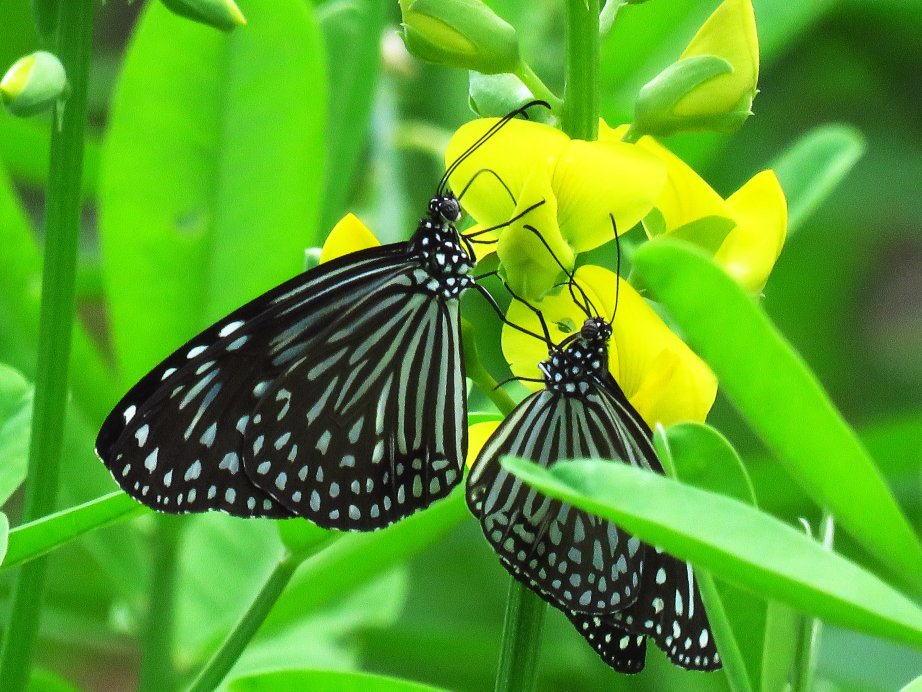
#> input picture machine learning/basic/animal-biology-bloom-blossom-460067.jpg, 4608 x 3456 px (shown at 1/5 size)
$ jupyter execute image-rotate.ipynb
#> lines starting #> are read from the running program, lines starting #| are printed output that depends on the picture; long printed decimals are rounded
# How Image Rotated?

Here we talk about rotate an image using SO(2).

rotate by its coordinate.

[cell 1]
import numpy as np
import matplotlib.pyplot as plt
import PIL
import itertools

image come from [https://www.pexels.com/photo/animal-biology-bloom-blossom-460067/](https://www.pexels.com/photo/animal-biology-bloom-blossom-460067/)

[cell 2]
Img = PIL.Image.open("./animal-biology-bloom-blossom-460067.jpg")
#> Img is the input picture: PIL image 4608x3456 RGB; mean R, G, B 88.6, 159.5, 38.8

Img = Img.resize((Img.size[0] // 16, Img.size[1] // 16))
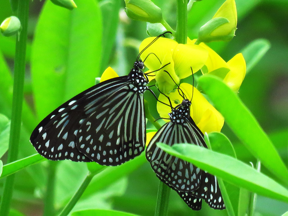
#> Img: PIL image 288x216 RGB; mean R, G, B 88.6, 159.5, 38.8

Img = np.asarray(Img)
plt.imshow(Img)
plt.axis('off')
plt.show()

$$
SO(2) = \begin{bmatrix}
    cos(x) & -sin(x)\\
    sin(x) &  cos(x)
\end{bmatrix}
$$

[cell 3]
def SO2(angle):
    cox = np.cos(angle)
    six = np.sin(angle)
    return np.asarray([[cox, -six], [six, cox]])

Rotate the image at its center.

[cell 4]
Img.shape
#> Out = (216, 288, 3)

[cell 5]
midW, midH, _ = np.asarray(Img.shape) // 2
#> midW = 108; midH = 144

[cell 6]
outCorner = np.asarray([
    [-midW,  midH],
    [ midW,  midH],
    [ midW, -midH],
    [-midW, -midH]
]) @ SO2(np.pi/3)

print(outCorner)
#| [[  70.708  165.531]
#|  [ 178.708  -21.531]
#|  [ -70.708 -165.531]
#|  [-178.708   21.531]]

outW, outH = np.ceil(outCorner.max(0) - outCorner.min(0)).astype(np.int32)
#> outW = 358; outH = 332
print(outW, outH)
#| 358 332

[cell 7]
outImg = np.zeros((outW, outH, 3), dtype=Img.dtype)
print(outImg.shape)
#| (358, 332, 3)

[cell 8]
midOutW, midOutH = outW//2, outH//2
#> midOutW = 179; midOutH = 166

inverse of SO(2) is its transpose

[cell 9]
rot = SO2(np.pi/3).T
print(rot)

[cell 10]
midWH = np.array([midW, midH])
#> midWH = [108, 144]
for i,j in itertools.product(range(-midOutW, midOutW), range(-midOutH, midOutH)):
    w,h = np.dot([i,j], rot) + midWH
    w,h = np.floor([w,h]).astype(np.int32)
    if w < 0 or h < 0 or w >= Img.shape[0] or h >= Img.shape[1]:
        # out of bound
        continue
    outImg[i+midOutW,j+midOutH] = Img[w,h]
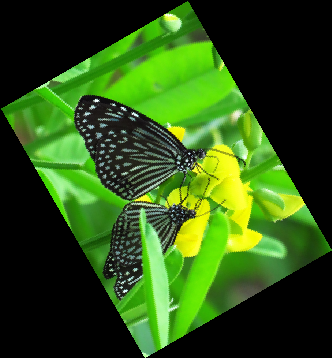
#> outImg: shape (358, 332, 3); mean R, G, B 46.3, 83.5, 20.3

$ run again, with machine learning/basic/alex-tai-FKf4ixzVz_8-unsplash.jpg copied over machine learning/basic/animal-biology-bloom-blossom-460067.jpg
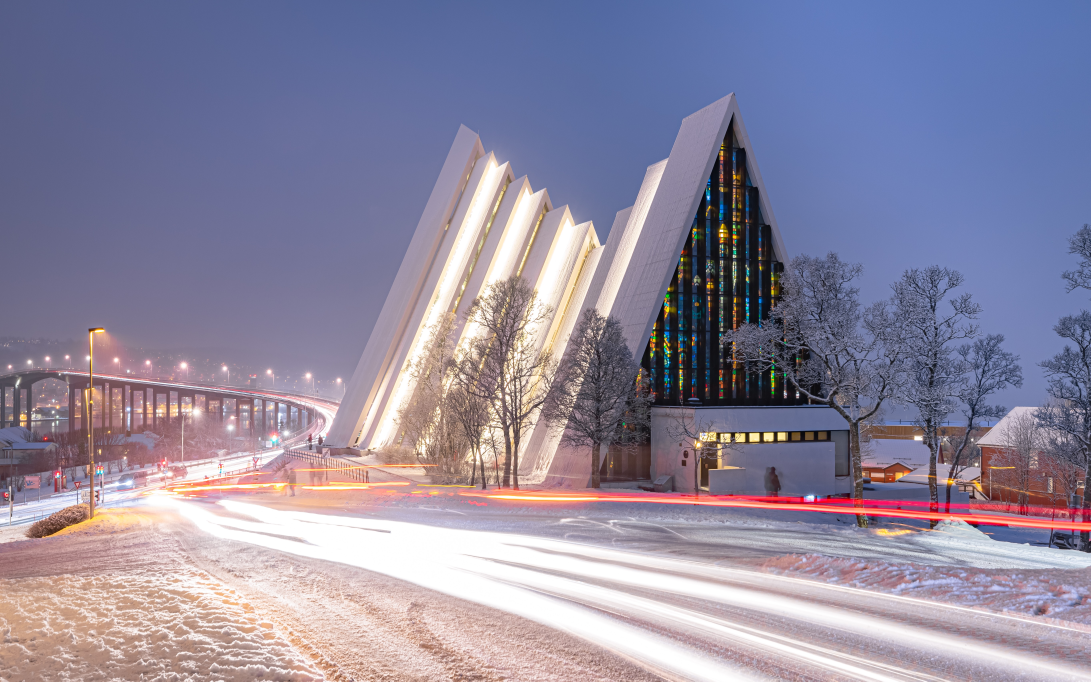
#> input picture machine learning/basic/alex-tai-FKf4ixzVz_8-unsplash.jpg, 5453 x 3408 px (shown at 1/5 size)
#> Img is the input picture: PIL image 5453x3408 RGB; mean R, G, B 142.1, 136.4, 158.8
#> `Img = Img.resize((Img.size[0] // 16, Img.size[1] // 16))`:
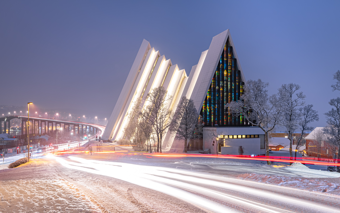
#> Img: PIL image 340x213 RGB; mean R, G, B 142.1, 136.4, 158.8
#| [[  94.224  176.799 ]
#|  [ 200.224   -6.799 ]
#|  [ -94.224 -176.799 ]
#|  [-200.224    6.799 ]]
#| 401 354
#| (401, 354, 3)
#> after the loop `for i,j in itertools.product(range(-midOutW, midOutW), range(-midOutH,..`:
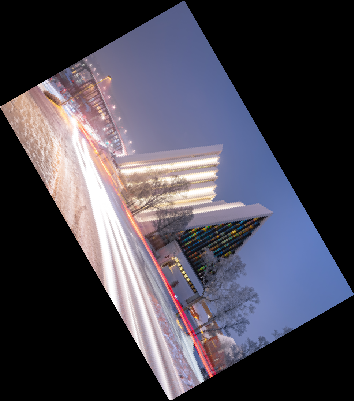
#> outImg: shape (401, 354, 3); mean R, G, B 72.5, 69.5, 81
